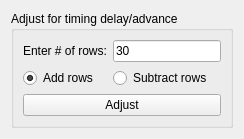
                <widget class="QWidget" name="tab_7">
                 <attribute name="title">
                  <string>Single-file Adjust</string>
                 </attribute>
                 <layout class="QGridLayout" name="gridLayout_19">
                  <item row="0" column="0">
                   <widget class="QGroupBox" name="groupBox_13">
                    <property name="title">
                     <string>Adjust for timing delay/advance</string>
                    </property>
                    <layout class="QGridLayout" name="gridLayout_18">
                     <item row="4" column="0" colspan="2">
                      <widget class="QPushButton" name="ppAdjust_B">
                       <property name="text">
                        <string>Adjust</string>
                       </property>
                      </widget>
                     </item>
                     <item row="1" column="1">
                      <widget class="QRadioButton" name="ppSubtract_RB">
                       <property name="text">
                        <string>Subtract rows</string>
                       </property>
                      </widget>
                     </item>
                     <item row="0" column="1">
                      <widget class="QLineEdit" name="ppAdjust_LE">
                       <property name="text">
                        <string>30</string>
                       </property>
                       <property name="placeholderText">
                        <string/>
                       </property>
                      </widget>
                     </item>
                     <item row="0" column="0">
                      <widget class="QLabel" name="label_7">
                       <property name="text">
                        <string>Enter # of rows:</string>
                       </property>
                      </widget>
                     </item>
                     <item row="1" column="0">
                      <widget class="QRadioButton" name="ppAdd_RB">
                       <property name="text">
                        <string>Add rows</string>
                       </property>
                       <property name="checked">
                        <bool>true</bool>
                       </property>
                      </widget>
                     </item>
                    </layout>
                   </widget>
                  </item>
                 </layout>
                </widget>
